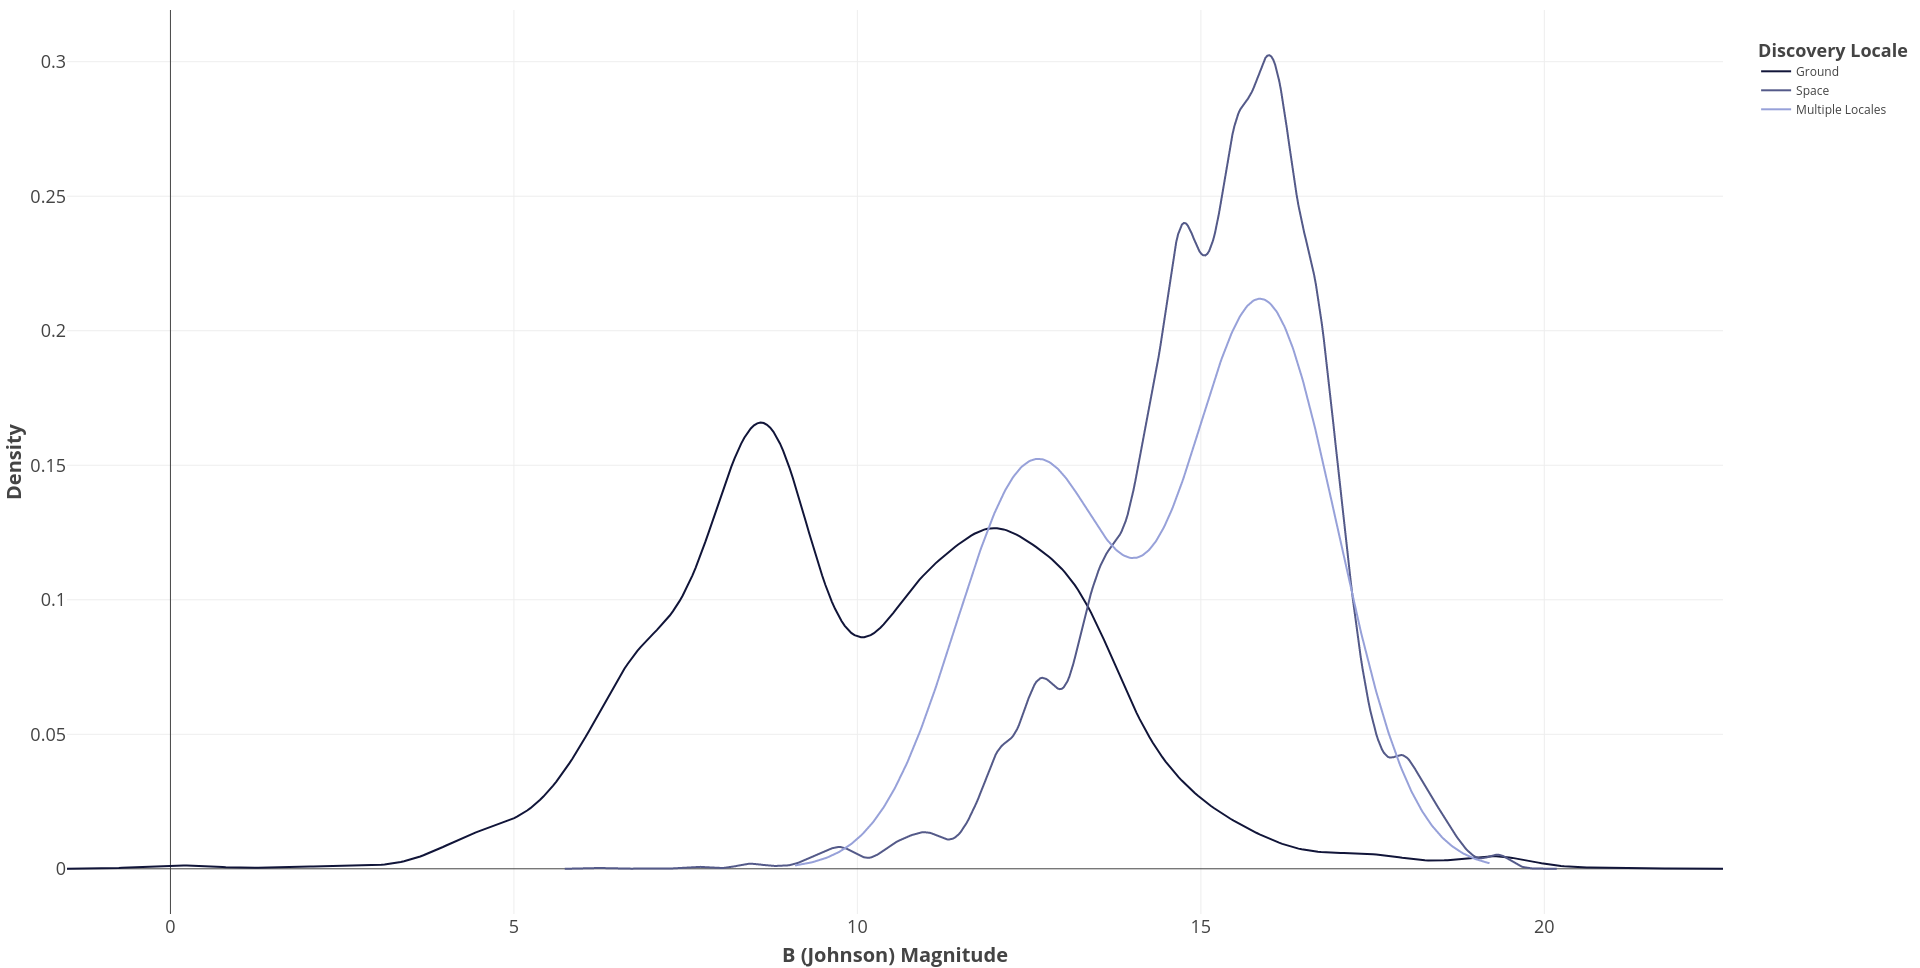

Write the R code that produced this figure.

# Paths:
path_data = "data/"
path_lib = "renv/library/R-4.1/x86_64-pc-linux-gnu/"

# Packages:
require(dplyr, lib = path_lib)
require(readr, lib = path_lib)
require(RColorBrewer, lib = path_lib)
require(plotly, lib = path_lib)

# Dataset:
df = readr::read_csv(paste0(path_data, "nasa_exoplanets.csv")) %>%
         as.data.frame()
attr(df, "spec") = NULL
df_varnames = readr::read_csv(paste0(path_data, "nasa_exoplanets_var_names.csv")) %>%
                  as.data.frame()
attr(df_varnames, "spec") = NULL

# Variables:
x_var = "sy_bmag"
x_var_name = (df_varnames %>%
                 dplyr::filter(var == x_var))$var_name
color_var = "disc_locale"
color_var_name = (df_varnames %>%
                    dplyr::filter(var == color_var))$var_name

# Adapt the data:
df_plot = df %>%
              dplyr::select(all_of(x_var),
                            all_of(color_var))

# Deal with NA:
df_plot = df_plot[!is.na(df_plot[, x_var]), ]

# Plot:
my_palette = colorRampPalette(c("#111539", "#97A1D9"))
lvls = (df_plot %>%
           dplyr::select(all_of(color_var)) %>%
           unique())[, 1]
n_levels = length(lvls)

p = plot_ly()
for(l in 1:n_levels){
    lvl = lvls[l]
    df_lvl = df_plot %>%
                  dplyr::filter(eval(parse(text = color_var)) == lvl)
    dens = density(df_lvl[, x_var])
    print(my_palette(n_levels)[l])
    p = p %>%
        add_trace(
            data = df_lvl,
            x = dens$x,
            y = dens$y,
            type = "scatter",
            mode = "lines",
            # color = my_palette(n_levels)[l],
            colors = my_palette(n_levels)[l],
            name = lvl,
            text = lvl,
            hovertemplate = paste0("<b>", x_var_name, ": %{x:,}<br>",
                                   "Density: %{y:,}<br>",
                                   color_var_name, ": %{text}</b><extra></extra>")
        )
}
p = p %>%
    layout(
        xaxis = list(
            title = paste0("<b>", x_var_name, "</b>"),
            titlefont = list(size = 20),
            tickfont = list(size = 18),
            categoryorder = "array"
        ),
        yaxis = list(
            title = paste0("<b>Density</b>"),
            titlefont = list(size = 20),
            tickfont = list(size = 18)
        ),
        margin = list(
            l = 10,
            r = 10,
            t = 10,
            b = 10
        ),
        hoverlabel = list(font = list(size = 18)),
        showlegend = TRUE,
        legend = list(
            title = list(
                text = paste0("<br><b>", color_var_name, "</b>"),
                font = list(size = 18)
            )
        )
    )

p
